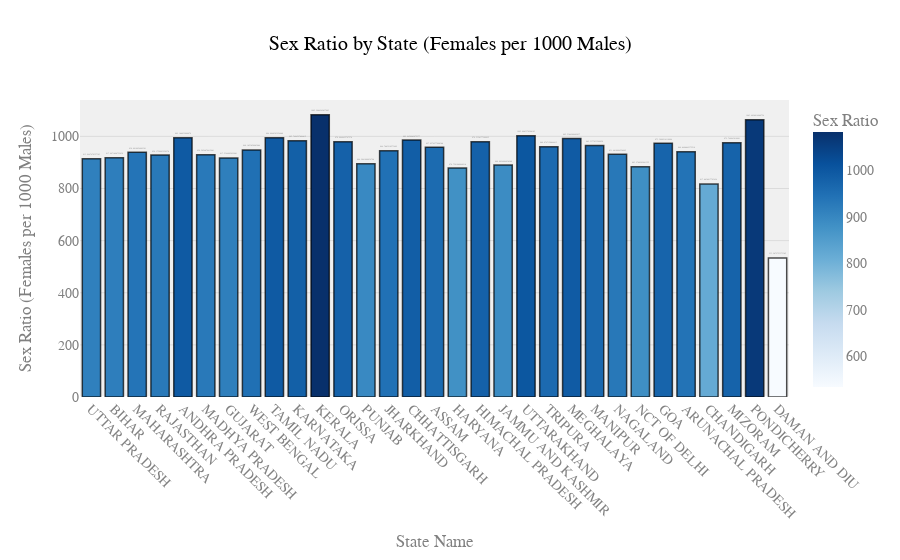

Notebook code for this chart:
### Code cell
MaleSexPop = NewDf.groupby(['State name',])['Male'].sum().sort_values(ascending=False).reset_index()
FemaleSexPop = NewDf.groupby(['State name',])['Female'].sum().sort_values(ascending=False).reset_index()

Sexwisedata = MaleSexPop.merge(FemaleSexPop,on='State name')

Sexwisedata['Sex Ratio'] = (Sexwisedata['Female']/Sexwisedata['Male']) * 1000
# Create the bar chart
fig = px.bar(
    Sexwisedata,
    x='State name',
    y='Sex Ratio',
    text='Sex Ratio',  # Display the sex ratio value on the bars
    color='Sex Ratio',  # Use a continuous color scale based on the sex ratio
    color_continuous_scale='Blues',  # Select a stylish color palette
    title='Sex Ratio by State (Females per 1000 Males)'  # Add a title
)

# Customize the layout
fig.update_layout(
    title=dict(
        text='Sex Ratio by State (Females per 1000 Males)',
        font=dict(size=20, family='Arial, sans-serif', color='black'),
        x=0.5,  # Center the title
    ),
    xaxis_title="State Name",
    yaxis_title="Sex Ratio (Females per 1000 Males)",
    font=dict(
        family="Arial, sans-serif",
        size=14,
        color="gray"
    ),
    plot_bgcolor='rgba(240, 240, 240, 1)',  # Light gray background for better contrast
    paper_bgcolor='rgba(255, 255, 255, 1)',  # Clean white background
    xaxis=dict(
        showgrid=False,  # Hide vertical grid lines
        tickangle=45  # Rotate x-axis labels for readability
    ),
    yaxis=dict(
        showgrid=True,
        gridcolor='rgba(200, 200, 200, 0.5)'  # Subtle grid lines for the y-axis
    )
)

# Enhance bar trace appearance
fig.update_traces(
    marker_line_width=1.5,  # Add a border around the bars
    marker_line_color='rgba(0, 0, 0, 0.7)',  # Dark border color for contrast
    textposition="outside"  # Position text outside the bars for clarity
)

# Show the figure
# fig.show()
fig.show()

### Figure 1 — Plotly figure (JSON) as saved in the notebook; plotly's stock layout.template omitted (floating-point values rounded to 4 significant figures)
{"data": [{"alignmentgroup": "True", "hovertemplate": "State name=%{x}<br>Sex Ratio=%{marker.color}<extra></extra>", "legendgroup": "", "marker": {"color": [913.8, 918.0, 938.9, 928.2, 995.2, 929.3, 917.2, 948.2, 995.0, 982.7, 1083.0, 978.9, 894.6, 944.8, 985.9, 957.9, 878.7, 979.2, 889.8, 1002.0, 960.1, 992.2, 965.3, 931.5, 883.6, 973.3, 940.6, 817.7, 975.7, 1063.0, 533.6], "coloraxis": "coloraxis", "line": {"color": "rgba(0, 0, 0, 0.7)", "width": 1.5}, "pattern": {"shape": ""}}, "name": "", "offsetgroup": "", "orientation": "v", "showlegend": false, "text": [913.8, 918.0, 938.9, 928.2, 995.2, 929.3, 917.2, 948.2, 995.0, 982.7, 1083.0, 978.9, 894.6, 944.8, 985.9, 957.9, 878.7, 979.2, 889.8, 1002.0, 960.1, 992.2, 965.3, 931.5, 883.6, 973.3, 940.6, 817.7, 975.7, 1063.0, 533.6], "textposition": "outside", "type": "bar", "x": ["UTTAR PRADESH", "BIHAR", "MAHARASHTRA", "RAJASTHAN", "ANDHRA PRADESH", "MADHYA PRADESH", "GUJARAT", "WEST BENGAL", "TAMIL NADU", "KARNATAKA", "KERALA", "ORISSA", "PUNJAB", "JHARKHAND", "CHHATTISGARH", "ASSAM", "HARYANA", "HIMACHAL PRADESH", "JAMMU AND KASHMIR", "UTTARAKHAND", "TRIPURA", "MEGHALAYA", "MANIPUR", "NAGALAND", "NCT OF DELHI", "GOA", "ARUNACHAL PRADESH", "CHANDIGARH", "MIZORAM", "PONDICHERRY", "DAMAN AND DIU"], "xaxis": "x", "y": [913.8, 918.0, 938.9, 928.2, 995.2, 929.3, 917.2, 948.2, 995.0, 982.7, 1083.0, 978.9, 894.6, 944.8, 985.9, 957.9, 878.7, 979.2, 889.8, 1002.0, 960.1, 992.2, 965.3, 931.5, 883.6, 973.3, 940.6, 817.7, 975.7, 1063.0, 533.6], "yaxis": "y"}], "layout": {"barmode": "relative", "coloraxis": {"colorbar": {"title": {"text": "Sex Ratio"}}, "colorscale": [[0, "rgb(247,251,255)"], [0.125, "rgb(222,235,247)"], [0.25, "rgb(198,219,239)"], [0.375, "rgb(158,202,225)"], [0.5, "rgb(107,174,214)"], [0.625, "rgb(66,146,198)"], [0.75, "rgb(33,113,181)"], [0.875, "rgb(8,81,156)"], [1, "rgb(8,48,107)"]]}, "font": {"color": "gray", "family": "Arial, sans-serif", "size": 14}, "legend": {"tracegroupgap": 0}, "paper_bgcolor": "rgba(255, 255, 255, 1)", "plot_bgcolor": "rgba(240, 240, 240, 1)", "title": {"font": {"color": "black", "family": "Arial, sans-serif", "size": 20}, "text": "Sex Ratio by State (Females per 1000 Males)", "x": 0.5}, "xaxis": {"anchor": "y", "domain": [0, 1], "showgrid": false, "tickangle": 45, "title": {"text": "State Name"}}, "yaxis": {"anchor": "x", "domain": [0, 1], "gridcolor": "rgba(200, 200, 200, 0.5)", "showgrid": true, "title": {"text": "Sex Ratio (Females per 1000 Males)"}}}}
